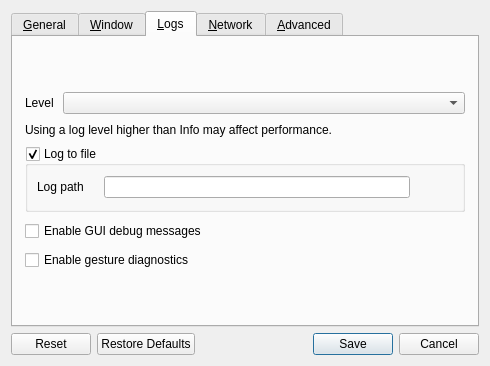
<?xml version="1.0" encoding="UTF-8"?>
<ui version="4.0">
 <class>SettingsDialog</class>
 <widget class="QDialog" name="SettingsDialog">
  <property name="geometry">
   <rect>
    <x>0</x>
    <y>0</y>
    <width>490</width>
    <height>366</height>
   </rect>
  </property>
  <property name="sizePolicy">
   <sizepolicy hsizetype="Maximum" vsizetype="Maximum">
    <horstretch>0</horstretch>
    <verstretch>0</verstretch>
   </sizepolicy>
  </property>
  <property name="windowTitle">
   <string>Preferences</string>
  </property>
  <property name="modal">
   <bool>true</bool>
  </property>
  <layout class="QVBoxLayout" name="verticalLayout_3">
   <item>
    <widget class="QTabWidget" name="tabWidget">
     <property name="currentIndex">
      <number>2</number>
     </property>
     <widget class="QWidget" name="tabGeneral">
      <attribute name="title">
       <string>&amp;General</string>
      </attribute>
      <layout class="QVBoxLayout" name="verticalLayout_6">
       <property name="spacing">
        <number>9</number>
       </property>
       <property name="leftMargin">
        <number>12</number>
       </property>
       <property name="topMargin">
        <number>0</number>
       </property>
       <property name="rightMargin">
        <number>12</number>
       </property>
       <property name="bottomMargin">
        <number>0</number>
       </property>
       <item>
        <spacer name="verticalSpacer_6">
         <property name="orientation">
          <enum>Qt::Orientation::Vertical</enum>
         </property>
         <property name="sizeHint" stdset="0">
          <size>
           <width>20</width>
           <height>0</height>
          </size>
         </property>
        </spacer>
       </item>
       <item>
        <layout class="QHBoxLayout" name="horizontalLayout_3">
         <item>
          <widget class="QLabel" name="lblLanguage">
           <property name="sizePolicy">
            <sizepolicy hsizetype="Maximum" vsizetype="Preferred">
             <horstretch>0</horstretch>
             <verstretch>0</verstretch>
            </sizepolicy>
           </property>
           <property name="text">
            <string>Language</string>
           </property>
          </widget>
         </item>
         <item>
          <widget class="QComboBox" name="comboLanguage"/>
         </item>
        </layout>
       </item>
       <item>
        <widget class="QCheckBox" name="cbAutoUpdate">
         <property name="text">
          <string>Check for updates on startup</string>
         </property>
        </widget>
       </item>
       <item>
        <widget class="QCheckBox" name="cbPreventSleep">
         <property name="text">
          <string>Prevent this computer from going to sleep</string>
         </property>
        </widget>
       </item>
       <item>
        <layout class="QFormLayout" name="formLayout">
         <item row="1" column="1">
          <widget class="QRadioButton" name="rbIconColorful">
           <property name="text">
            <string>Colorful</string>
           </property>
          </widget>
         </item>
         <item row="0" column="1">
          <widget class="QRadioButton" name="rbIconMono">
           <property name="text">
            <string>Monocolor</string>
           </property>
          </widget>
         </item>
         <item row="0" column="0">
          <widget class="QLabel" name="lblTrayIconStyle">
           <property name="text">
            <string>Tray icon style</string>
           </property>
          </widget>
         </item>
        </layout>
       </item>
       <item>
        <spacer name="verticalSpacer_3">
         <property name="orientation">
          <enum>Qt::Orientation::Vertical</enum>
         </property>
         <property name="sizeHint" stdset="0">
          <size>
           <width>20</width>
           <height>0</height>
          </size>
         </property>
        </spacer>
       </item>
      </layout>
     </widget>
     <widget class="QWidget" name="tabWindow">
      <attribute name="title">
       <string>&amp;Window</string>
      </attribute>
      <layout class="QVBoxLayout" name="verticalLayout_14">
       <property name="spacing">
        <number>9</number>
       </property>
       <property name="leftMargin">
        <number>12</number>
       </property>
       <property name="topMargin">
        <number>0</number>
       </property>
       <property name="rightMargin">
        <number>12</number>
       </property>
       <property name="bottomMargin">
        <number>0</number>
       </property>
       <item>
        <spacer name="verticalSpacer_7">
         <property name="orientation">
          <enum>Qt::Orientation::Vertical</enum>
         </property>
         <property name="sizeHint" stdset="0">
          <size>
           <width>20</width>
           <height>0</height>
          </size>
         </property>
        </spacer>
       </item>
       <item>
        <layout class="QFormLayout" name="formLayout_2">
         <property name="labelAlignment">
          <set>Qt::AlignmentFlag::AlignRight|Qt::AlignmentFlag::AlignTrailing|Qt::AlignmentFlag::AlignVCenter</set>
         </property>
         <item row="0" column="0">
          <widget class="QLabel" name="label_3">
           <property name="text">
            <string>When the application starts</string>
           </property>
          </widget>
         </item>
         <item row="0" column="1">
          <widget class="QWidget" name="widget" native="true">
           <layout class="QVBoxLayout" name="verticalLayout_2">
            <item>
             <widget class="QRadioButton" name="rbShowOnStart">
              <property name="text">
               <string>Show the main window</string>
              </property>
             </widget>
            </item>
            <item>
             <widget class="QRadioButton" name="rbAutoHide">
              <property name="text">
               <string>Send to background</string>
              </property>
             </widget>
            </item>
           </layout>
          </widget>
         </item>
         <item row="1" column="0">
          <widget class="QLabel" name="label">
           <property name="text">
            <string>When the main window is closed</string>
           </property>
           <property name="alignment">
            <set>Qt::AlignmentFlag::AlignRight|Qt::AlignmentFlag::AlignTrailing|Qt::AlignmentFlag::AlignVCenter</set>
           </property>
          </widget>
         </item>
         <item row="1" column="1">
          <widget class="QWidget" name="widget_2" native="true">
           <layout class="QVBoxLayout" name="verticalLayout_13">
            <item>
             <widget class="QRadioButton" name="rbExitOnClose">
              <property name="text">
               <string>Exit</string>
              </property>
             </widget>
            </item>
            <item>
             <widget class="QRadioButton" name="rbCloseToTray">
              <property name="text">
               <string>Send to background</string>
              </property>
             </widget>
            </item>
           </layout>
          </widget>
         </item>
        </layout>
       </item>
       <item>
        <widget class="QCheckBox" name="cbShowVersion">
         <property name="text">
          <string>Include version in the window title</string>
         </property>
        </widget>
       </item>
       <item>
        <spacer name="verticalSpacer_11">
         <property name="orientation">
          <enum>Qt::Orientation::Vertical</enum>
         </property>
         <property name="sizeHint" stdset="0">
          <size>
           <width>20</width>
           <height>0</height>
          </size>
         </property>
        </spacer>
       </item>
      </layout>
     </widget>
     <widget class="QWidget" name="tabLog">
      <attribute name="title">
       <string>&amp;Logs</string>
      </attribute>
      <layout class="QVBoxLayout" name="verticalLayout">
       <property name="spacing">
        <number>9</number>
       </property>
       <property name="leftMargin">
        <number>12</number>
       </property>
       <property name="topMargin">
        <number>0</number>
       </property>
       <property name="rightMargin">
        <number>12</number>
       </property>
       <property name="bottomMargin">
        <number>0</number>
       </property>
       <item>
        <spacer name="verticalSpacer_8">
         <property name="orientation">
          <enum>Qt::Orientation::Vertical</enum>
         </property>
         <property name="sizeHint" stdset="0">
          <size>
           <width>20</width>
           <height>0</height>
          </size>
         </property>
        </spacer>
       </item>
       <item>
        <layout class="QHBoxLayout" name="horizontalLayout_4">
         <item>
          <widget class="QLabel" name="lblLogLevel">
           <property name="sizePolicy">
            <sizepolicy hsizetype="Maximum" vsizetype="Fixed">
             <horstretch>0</horstretch>
             <verstretch>0</verstretch>
            </sizepolicy>
           </property>
           <property name="text">
            <string>Level</string>
           </property>
          </widget>
         </item>
         <item>
          <widget class="QComboBox" name="comboLogLevel"/>
         </item>
        </layout>
       </item>
       <item>
        <widget class="QLabel" name="lblDebugWarning">
         <property name="text">
          <string>Using a log level higher than Info may affect performance.</string>
         </property>
         <property name="wordWrap">
          <bool>true</bool>
         </property>
        </widget>
       </item>
       <item>
        <widget class="QGroupBox" name="groupLogToFile">
         <property name="title">
          <string>Log to file</string>
         </property>
         <property name="checkable">
          <bool>true</bool>
         </property>
         <layout class="QHBoxLayout" name="horizontalLayout_2">
          <item>
           <widget class="QWidget" name="widgetLogFilename" native="true">
            <property name="sizePolicy">
             <sizepolicy hsizetype="Preferred" vsizetype="Maximum">
              <horstretch>0</horstretch>
              <verstretch>0</verstretch>
             </sizepolicy>
            </property>
            <layout class="QHBoxLayout" name="_4">
             <property name="spacing">
              <number>3</number>
             </property>
             <property name="leftMargin">
              <number>0</number>
             </property>
             <property name="topMargin">
              <number>0</number>
             </property>
             <property name="rightMargin">
              <number>0</number>
             </property>
             <property name="bottomMargin">
              <number>0</number>
             </property>
             <item>
              <widget class="QLabel" name="labelLogPath">
               <property name="sizePolicy">
                <sizepolicy hsizetype="Preferred" vsizetype="Fixed">
                 <horstretch>0</horstretch>
                 <verstretch>0</verstretch>
                </sizepolicy>
               </property>
               <property name="text">
                <string>Log path</string>
               </property>
              </widget>
             </item>
             <item>
              <spacer name="horizontalSpacer_7">
               <property name="orientation">
                <enum>Qt::Orientation::Horizontal</enum>
               </property>
               <property name="sizeType">
                <enum>QSizePolicy::Policy::Minimum</enum>
               </property>
               <property name="sizeHint" stdset="0">
                <size>
                 <width>17</width>
                 <height>25</height>
                </size>
               </property>
              </spacer>
             </item>
             <item>
              <widget class="QLineEdit" name="lineLogFilename">
               <property name="enabled">
                <bool>true</bool>
               </property>
               <property name="sizePolicy">
                <sizepolicy hsizetype="Expanding" vsizetype="Fixed">
                 <horstretch>0</horstretch>
                 <verstretch>0</verstretch>
                </sizepolicy>
               </property>
              </widget>
             </item>
             <item>
              <widget class="QPushButton" name="btnBrowseLog">
               <property name="enabled">
                <bool>true</bool>
               </property>
               <property name="cursor">
                <cursorShape>PointingHandCursor</cursorShape>
               </property>
               <property name="text">
                <string/>
               </property>
               <property name="icon">
                <iconset theme="QIcon::ThemeIcon::DocumentOpen"/>
               </property>
               <property name="flat">
                <bool>true</bool>
               </property>
              </widget>
             </item>
            </layout>
           </widget>
          </item>
         </layout>
        </widget>
       </item>
       <item>
       <widget class="QCheckBox" name="cbGuiDebug">
         <property name="text">
          <string>Enable GUI debug messages</string>
         </property>
        </widget>
       </item>
       <item>
        <widget class="QCheckBox" name="cbGestureDiagnostics">
         <property name="toolTip">
          <string>Log gesture capture, protocol forwarding, and Windows shortcut injection</string>
         </property>
         <property name="text">
          <string>Enable gesture diagnostics</string>
         </property>
        </widget>
       </item>
       <item>
        <spacer name="verticalSpacer_4">
         <property name="orientation">
          <enum>Qt::Orientation::Vertical</enum>
         </property>
         <property name="sizeHint" stdset="0">
          <size>
           <width>20</width>
           <height>0</height>
          </size>
         </property>
        </spacer>
       </item>
      </layout>
     </widget>
     <widget class="QWidget" name="tabNetwork">
      <attribute name="title">
       <string>&amp;Network</string>
      </attribute>
      <layout class="QVBoxLayout" name="verticalLayout_7">
       <property name="spacing">
        <number>9</number>
       </property>
       <property name="leftMargin">
        <number>12</number>
       </property>
       <property name="topMargin">
        <number>0</number>
       </property>
       <property name="rightMargin">
        <number>12</number>
       </property>
       <property name="bottomMargin">
        <number>0</number>
       </property>
       <item>
        <spacer name="verticalSpacer_9">
         <property name="orientation">
          <enum>Qt::Orientation::Vertical</enum>
         </property>
         <property name="sizeHint" stdset="0">
          <size>
           <width>20</width>
           <height>0</height>
          </size>
         </property>
        </spacer>
       </item>
       <item>
        <layout class="QHBoxLayout" name="horizontalLayout">
         <item>
          <widget class="QLabel" name="lblNetworkIp">
           <property name="sizePolicy">
            <sizepolicy hsizetype="Maximum" vsizetype="Fixed">
             <horstretch>0</horstretch>
             <verstretch>0</verstretch>
            </sizepolicy>
           </property>
           <property name="text">
            <string>Network IP</string>
           </property>
          </widget>
         </item>
         <item>
          <widget class="QComboBox" name="comboInterface">
           <property name="sizePolicy">
            <sizepolicy hsizetype="Maximum" vsizetype="Fixed">
             <horstretch>0</horstretch>
             <verstretch>0</verstretch>
            </sizepolicy>
           </property>
           <item>
            <property name="text">
             <string>Automatic</string>
            </property>
           </item>
          </widget>
         </item>
         <item>
          <spacer name="horizontalSpacer">
           <property name="orientation">
            <enum>Qt::Orientation::Horizontal</enum>
           </property>
           <property name="sizeType">
            <enum>QSizePolicy::Policy::Expanding</enum>
           </property>
           <property name="sizeHint" stdset="0">
            <size>
             <width>25</width>
             <height>20</height>
            </size>
           </property>
          </spacer>
         </item>
        </layout>
       </item>
       <item>
        <layout class="QHBoxLayout" name="horizontalLayout_6">
         <item>
          <widget class="QLabel" name="lblPort">
           <property name="sizePolicy">
            <sizepolicy hsizetype="Maximum" vsizetype="Fixed">
             <horstretch>0</horstretch>
             <verstretch>0</verstretch>
            </sizepolicy>
           </property>
           <property name="text">
            <string>Port</string>
           </property>
          </widget>
         </item>
         <item>
          <widget class="QSpinBox" name="sbPort">
           <property name="enabled">
            <bool>true</bool>
           </property>
           <property name="sizePolicy">
            <sizepolicy hsizetype="Maximum" vsizetype="Fixed">
             <horstretch>0</horstretch>
             <verstretch>0</verstretch>
            </sizepolicy>
           </property>
           <property name="maximum">
            <number>65535</number>
           </property>
           <property name="value">
            <number>24800</number>
           </property>
          </widget>
         </item>
         <item>
          <spacer name="horizontalSpacer_3">
           <property name="orientation">
            <enum>Qt::Orientation::Horizontal</enum>
           </property>
           <property name="sizeHint" stdset="0">
            <size>
             <width>40</width>
             <height>20</height>
            </size>
           </property>
          </spacer>
         </item>
        </layout>
       </item>
       <item>
        <widget class="QGroupBox" name="groupSecurity">
         <property name="sizePolicy">
          <sizepolicy hsizetype="Preferred" vsizetype="Maximum">
           <horstretch>0</horstretch>
           <verstretch>0</verstretch>
          </sizepolicy>
         </property>
         <property name="title">
          <string>Enable TLS Encryption</string>
         </property>
         <property name="checkable">
          <bool>true</bool>
         </property>
         <property name="checked">
          <bool>false</bool>
         </property>
         <layout class="QVBoxLayout" name="_11">
          <item>
           <widget class="QWidget" name="widgetTlsCert" native="true">
            <layout class="QHBoxLayout" name="_12">
             <property name="leftMargin">
              <number>0</number>
             </property>
             <property name="topMargin">
              <number>0</number>
             </property>
             <property name="rightMargin">
              <number>0</number>
             </property>
             <property name="bottomMargin">
              <number>0</number>
             </property>
             <item>
              <widget class="QLabel" name="lblTlsCertInfo">
               <property name="text">
                <string notr="true"/>
               </property>
              </widget>
             </item>
             <item>
              <widget class="QLabel" name="lblTlsCert">
               <property name="sizePolicy">
                <sizepolicy hsizetype="Preferred" vsizetype="Fixed">
                 <horstretch>0</horstretch>
                 <verstretch>0</verstretch>
                </sizepolicy>
               </property>
               <property name="text">
                <string>Certificate</string>
               </property>
              </widget>
             </item>
             <item>
              <widget class="QLineEdit" name="lineTlsCertPath">
               <property name="minimumSize">
                <size>
                 <width>0</width>
                 <height>0</height>
                </size>
               </property>
              </widget>
             </item>
             <item>
              <widget class="QPushButton" name="btnTlsCertPath">
               <property name="cursor">
                <cursorShape>PointingHandCursor</cursorShape>
               </property>
               <property name="text">
                <string/>
               </property>
               <property name="icon">
                <iconset theme="QIcon::ThemeIcon::DocumentOpen"/>
               </property>
               <property name="flat">
                <bool>true</bool>
               </property>
              </widget>
             </item>
            </layout>
           </widget>
          </item>
          <item>
           <layout class="QHBoxLayout" name="horizontalLayout_5">
            <property name="topMargin">
             <number>0</number>
            </property>
            <item>
             <widget class="QLabel" name="lblTlsKeyLength">
              <property name="sizePolicy">
               <sizepolicy hsizetype="Preferred" vsizetype="Fixed">
                <horstretch>0</horstretch>
                <verstretch>0</verstretch>
               </sizepolicy>
              </property>
              <property name="text">
               <string>Key length</string>
              </property>
             </widget>
            </item>
            <item>
             <widget class="QComboBox" name="comboTlsKeyLength">
              <item>
               <property name="text">
                <string notr="true">2048</string>
               </property>
              </item>
              <item>
               <property name="text">
                <string notr="true">4096</string>
               </property>
              </item>
             </widget>
            </item>
            <item>
             <spacer name="horizontalSpacer_2">
              <property name="orientation">
               <enum>Qt::Orientation::Horizontal</enum>
              </property>
              <property name="sizeHint" stdset="0">
               <size>
                <width>40</width>
                <height>20</height>
               </size>
              </property>
             </spacer>
            </item>
            <item>
             <widget class="QPushButton" name="btnTlsRegenCert">
              <property name="text">
               <string>Regenerate certificate</string>
              </property>
              <property name="icon">
               <iconset theme="QIcon::ThemeIcon::ViewRefresh"/>
              </property>
             </widget>
            </item>
           </layout>
          </item>
          <item>
           <widget class="QCheckBox" name="cbRequireClientCert">
            <property name="text">
             <string>Require client certificates</string>
            </property>
           </widget>
          </item>
          <item>
           <spacer name="verticalSpacer_2">
            <property name="orientation">
             <enum>Qt::Orientation::Vertical</enum>
            </property>
            <property name="sizeHint" stdset="0">
             <size>
              <width>20</width>
              <height>0</height>
             </size>
            </property>
           </spacer>
          </item>
         </layout>
        </widget>
       </item>
       <item>
        <spacer name="verticalSpacer_5">
         <property name="orientation">
          <enum>Qt::Orientation::Vertical</enum>
         </property>
         <property name="sizeHint" stdset="0">
          <size>
           <width>20</width>
           <height>0</height>
          </size>
         </property>
        </spacer>
       </item>
      </layout>
     </widget>
     <widget class="QWidget" name="tabAdvanced">
      <attribute name="title">
       <string>&amp;Advanced</string>
      </attribute>
      <layout class="QVBoxLayout" name="verticalLayout_4">
       <property name="spacing">
        <number>9</number>
       </property>
       <property name="leftMargin">
        <number>12</number>
       </property>
       <property name="topMargin">
        <number>0</number>
       </property>
       <property name="rightMargin">
        <number>12</number>
       </property>
       <property name="bottomMargin">
        <number>0</number>
       </property>
       <item>
        <spacer name="verticalSpacer_10">
         <property name="orientation">
          <enum>Qt::Orientation::Vertical</enum>
         </property>
         <property name="sizeHint" stdset="0">
          <size>
           <width>20</width>
           <height>0</height>
          </size>
         </property>
        </spacer>
       </item>
       <item>
        <widget class="QGroupBox" name="groupService">
         <property name="enabled">
          <bool>true</bool>
         </property>
         <property name="title">
          <string>Use background service (daemon)</string>
         </property>
         <property name="checkable">
          <bool>true</bool>
         </property>
         <property name="checked">
          <bool>false</bool>
         </property>
         <layout class="QGridLayout" name="_6">
          <item row="1" column="0">
           <widget class="QCheckBox" name="cbElevateDaemon">
            <property name="text">
             <string>Always run as system (work at login screen and UAC)</string>
            </property>
            <property name="autoExclusive">
             <bool>false</bool>
            </property>
           </widget>
          </item>
         </layout>
        </widget>
       </item>
       <item>
        <layout class="QFormLayout" name="formLayout_3">
         <property name="fieldGrowthPolicy">
          <enum>QFormLayout::FieldGrowthPolicy::ExpandingFieldsGrow</enum>
         </property>
         <property name="rowWrapPolicy">
          <enum>QFormLayout::RowWrapPolicy::DontWrapRows</enum>
         </property>
         <property name="labelAlignment">
          <set>Qt::AlignmentFlag::AlignLeading|Qt::AlignmentFlag::AlignLeft|Qt::AlignmentFlag::AlignVCenter</set>
         </property>
         <property name="formAlignment">
          <set>Qt::AlignmentFlag::AlignHCenter|Qt::AlignmentFlag::AlignTop</set>
         </property>
         <item row="0" column="0">
          <widget class="QCheckBox" name="cbRunEnterCommand">
           <property name="text">
            <string>Run command on enter</string>
           </property>
          </widget>
         </item>
         <item row="0" column="1">
          <widget class="QLineEdit" name="lineCommandEnter"/>
         </item>
         <item row="1" column="0">
          <widget class="QCheckBox" name="cbRunExitCommand">
           <property name="text">
            <string>Run command on exit</string>
           </property>
          </widget>
         </item>
         <item row="1" column="1">
          <widget class="QLineEdit" name="lineCommandExit"/>
         </item>
        </layout>
       </item>
       <item>
        <spacer name="verticalSpacer">
         <property name="orientation">
          <enum>Qt::Orientation::Vertical</enum>
         </property>
         <property name="sizeHint" stdset="0">
          <size>
           <width>20</width>
           <height>0</height>
          </size>
         </property>
        </spacer>
       </item>
      </layout>
     </widget>
    </widget>
   </item>
   <item>
    <widget class="QDialogButtonBox" name="buttonBox">
     <property name="orientation">
      <enum>Qt::Orientation::Horizontal</enum>
     </property>
     <property name="standardButtons">
      <set>QDialogButtonBox::StandardButton::Cancel|QDialogButtonBox::StandardButton::Reset|QDialogButtonBox::StandardButton::RestoreDefaults|QDialogButtonBox::StandardButton::Save</set>
     </property>
    </widget>
   </item>
  </layout>
 </widget>
 <resources/>
 <connections/>
</ui>
